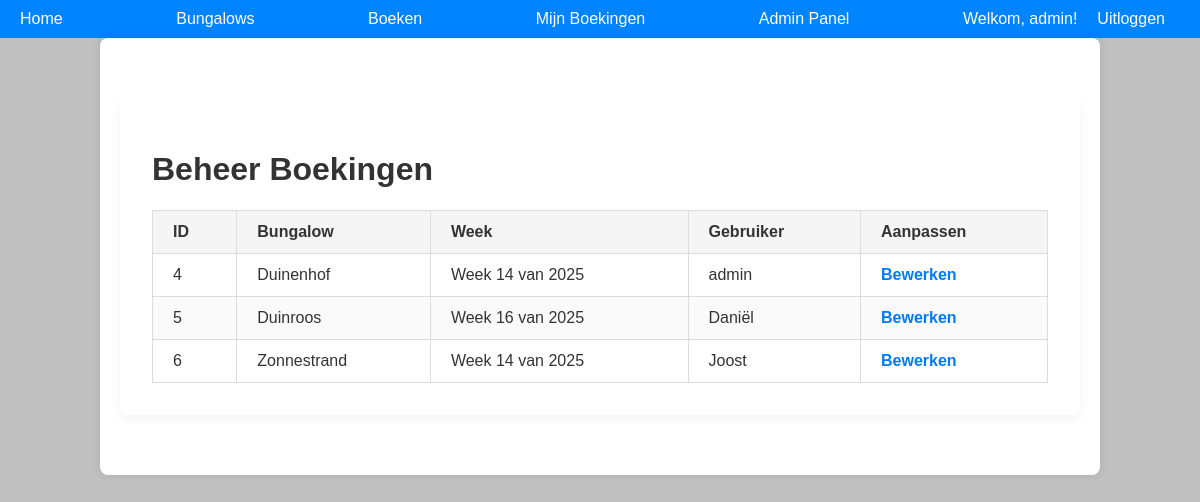
/admin/bookings (signed in), run on an earlier commit of the app's database.
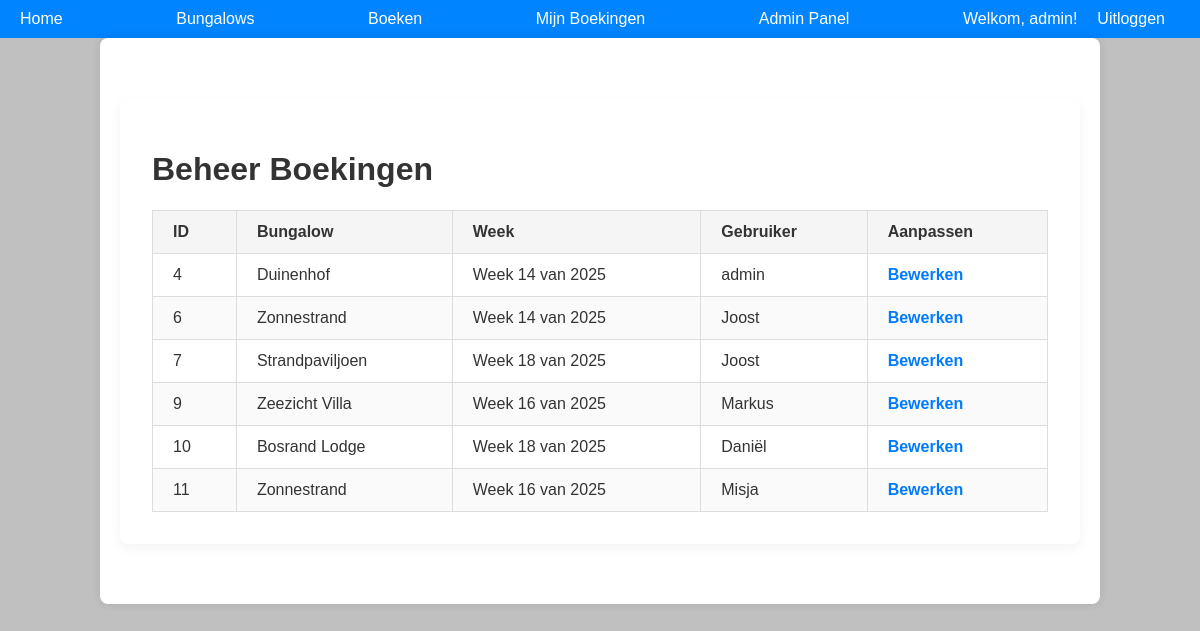
And on a later commit of the database.
### models/models.py (models this page shows, shortened)
class Guest(db.Model, UserMixin):
    id = db.Column(db.Integer, primary_key=True)
    username = db.Column(db.String(80), unique=True, nullable=False)
    email = db.Column(db.String(120), unique=True, nullable=False)  # Nieuw email veld
    password = db.Column(db.String(200), nullable=False)
    is_admin = db.Column(db.Boolean, default=False)  # Veld voor adminrechten

class Booking(db.Model):
    id = db.Column(db.Integer, primary_key=True)
    guest_id = db.Column(db.Integer, db.ForeignKey('guest.id'), nullable=False)
    bungalow_id = db.Column(db.Integer, db.ForeignKey('bungalow.id'), nullable=False)
    week = db.Column(db.Integer, nullable=False)  # Stores week number (1-52)
    guest = db.relationship('Guest', backref='bookings')
    bungalow = db.relationship('Bungalow', backref='bookings')

class Bungalow(db.Model):
    id = db.Column(db.Integer, primary_key=True)
    name = db.Column(db.String(100), unique=True, nullable=False)
    type_id = db.Column(db.Integer, db.ForeignKey('bungalow_type.id'), nullable=False)
    bungalow_type = db.relationship('BungalowType', backref='bungalows')

### app.py (the view)
@app.route('/admin/bookings')
@login_required
def admin_bookings():
    if not current_user.is_admin:
        return redirect(url_for('home'))  # Alleen admin toegang
    bookings = Booking.query.all()
    return render_template('admin_bookings.html', bookings=bookings)

### app.py (called while the page is built)
@login_manager.user_loader
def load_user(user_id):
    return Guest.query.get(int(user_id))

### templates/admin_bookings.html (shortened to what this page needs)
{% extends 'base.html' %}
{% block content %}
<div class="admin-bookings-container">
    <h1>Beheer Boekingen</h1>
    <table class="bookings-table">
        <thead>
            <tr>
                <th>ID</th>
                <th>Bungalow</th>
                <th>Week</th>
                <th>Gebruiker</th>
                <th>Aanpassen</th>
            </tr>
        </thead>
        <tbody>
            {% for booking in bookings %}
            <tr>
                <td>{{ booking.id }}</td>
                <td>{{ booking.bungalow.name }}</td>
                <td>Week {{ booking.week % 100 }} van {{ booking.week // 100 }}</td>
                <td>{{ booking.guest.username }}</td>
                <td><a href="{{ url_for('edit_booking', booking_id=booking.id) }}" class="edit-link">Bewerken</a></td>
            </tr>
            {% endfor %}
        </tbody>
    </table>
</div>
{% endblock %}

### templates/base.html (shortened to what this page needs)
<!DOCTYPE html>
<html lang="nl">
<head>
    <link rel="stylesheet" href="{{ url_for('static', filename='css/style.css') }}">
</head>
<body>
    <nav class="nav-container">
        <a href="{{ url_for('home') }}">Home</a>
        <a href="{{ url_for('bungalows') }}">Bungalows</a>
        <a href="{{ url_for('booking') }}">Boeken</a>
        {% if current_user.is_authenticated %}
        <a href="{{ url_for('my_bookings') }}">Mijn Boekingen</a>
        {% endif %}
        {% if current_user.is_authenticated and current_user.is_admin %}
            <a href="{{ url_for('admin') }}">Admin Panel</a>
        {% endif %}
        <div class="account-section">
            {% if current_user.is_authenticated %}
                <span>Welkom, {{ current_user.username }}!</span>
                <a href="{{ url_for('logout') }}">Uitloggen</a>
            {% else %}
                <a href="{{ url_for('login') }}">Inloggen</a> |
                <a href="{{ url_for('register') }}">Registreren</a>
            {% endif %}
        </div>
    </nav>
    <div class="container">
        {% block content %}{% endblock %}
    </div>
</body>
</html>

### static/css/style.css (style rules this page uses)
body { font-family: Arial, sans-serif; margin: 0; padding: 0; background-color: #c0c0c0; color: #333; }
.nav-container { display: flex; justify-content: space-between; align-items: center; background-color: #0084ff; padding: 10px 20px; }
nav a { color: white; text-decoration: none; margin-right: 15px; }
.account-section { color: white; display: flex; align-items: center; }
.account-section span { margin-right: 10px; }
.account-section a { color: white; text-decoration: none; margin-left: 10px; }
.container { width: 80%; margin: auto; padding: 20px; background: white; border-radius: 8px; box-shadow: 0px 0px 10px rgba(0, 0, 0, 0.1); }
.container { z-index: 1; position: relative; }
.admin-bookings-container { max-width: 900px; margin: 40px auto; padding: 2rem; background: #fff; border-radius: 8px; box-shadow: 0 4px 12px rgba(0,0,0,0.05); }
.bookings-table { width: 100%; border-collapse: collapse; margin-top: 1rem; }
.bookings-table thead { background-color: #f5f5f5; }
.bookings-table th, .bookings-table td { padding: 12px 20px; border: 1px solid #ddd; text-align: left; }
.bookings-table tr:nth-child(even) { background-color: #fafafa; }
.edit-link { color: #007bff; font-weight: bold; text-decoration: none; }

What changed in the data, as far as the page shows it:
removed Booking: id "5", bungalow.name "Duinroos", booking.week%100 "16", week "2025", guest.username "Daniël"
added Booking: id "7", bungalow.name "Strandpaviljoen", booking.week%100 "18", week "2025", guest.username "Joost"
added Booking: id "9", bungalow.name "Zeezicht Villa", booking.week%100 "16", week "2025", guest.username "Markus"
added Booking: id "10", bungalow.name "Bosrand Lodge", booking.week%100 "18", week "2025", guest.username "Daniël"
added Booking: id "11", bungalow.name "Zonnestrand", booking.week%100 "16", week "2025", guest.username "Misja"
